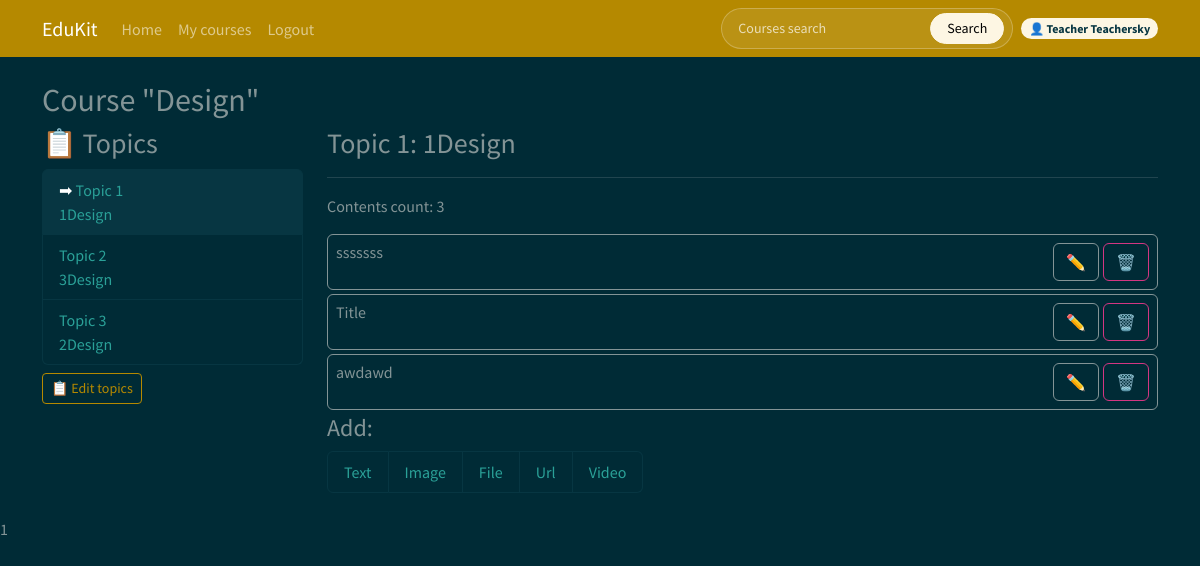
The app's page /course/module/9/ (signed in), older data.
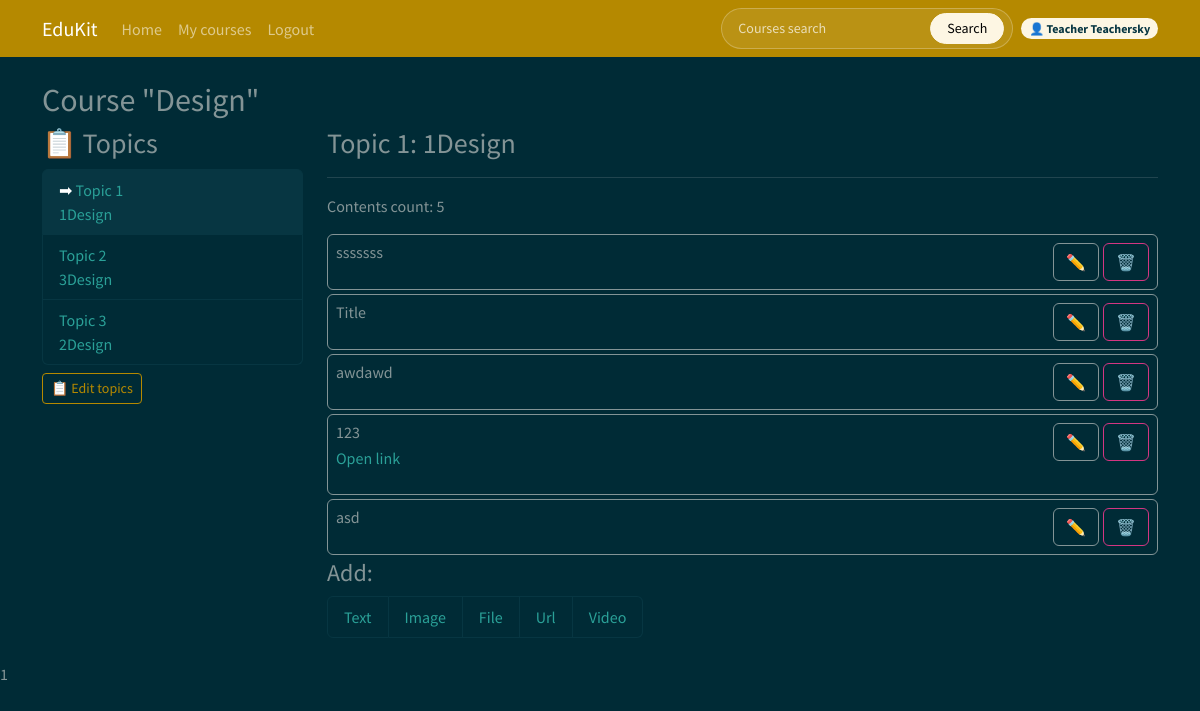
The same page, newer data.
### courses/models.py (models this page shows, shortened)
class Module(models.Model):
    course = models.ForeignKey(Course, related_name="modules", on_delete=models.CASCADE, verbose_name="Course")
    title = models.CharField(max_length=500, verbose_name="Title")
    description = models.TextField(blank=True, verbose_name="Description")
    order = OrderField(blank=True, for_fields=["course"])
    class Meta:
        verbose_name = "Topic"
        verbose_name_plural = "Topics"
        ordering = ["order"]

class Content(models.Model):
    module = models.ForeignKey(Module, related_name="contents", on_delete=models.CASCADE, verbose_name="Topic")
    content_type = models.ForeignKey(ContentType, on_delete=models.CASCADE, verbose_name="Content type", limit_choices_to={"model__in": ("text", "file", "image", "video", "url")})
    object_id = models.PositiveIntegerField()
    item = GenericForeignKey("content_type", "object_id")
    order = OrderField(blank=True, for_fields=["module"])
    class Meta:
        verbose_name = "Content"
        verbose_name_plural = "Content"
        ordering = ["order"]

class BaseContent(models.Model):
    owner = models.ForeignKey(User, related_name="%(class)s_related", on_delete=models.CASCADE, verbose_name="Author")
    title = models.CharField(max_length=500, verbose_name="Title")
    created = models.DateTimeField(auto_now_add=True)
    updated = models.DateTimeField(auto_now=True)
    class Meta:
        abstract = True
    def render(self):
        return render_to_string(
            f"courses/content/{self._meta.model_name}.html",
            {"item": self}
        )

class Text(BaseContent):
    body = models.TextField(verbose_name="Text")

class URL(BaseContent):
    url = models.URLField(verbose_name="Link")

class Video(BaseContent):
    url = models.URLField(verbose_name="Video")

### courses/views.py (the view)
# urls.py: path("module/<int:module_id>/", views.ModuleContentListView.as_view(), name="module_content_list"),
class ModuleContentListView(TemplateResponseMixin, View):
    template_name = "courses/manage/module/content_list.html"
    content_types = ["text", "image", "file", "url", "video"]
    def get(self, request, module_id):
        module = get_object_or_404(Module, id=module_id, course__owner=request.user)
        return self.render_to_response({
            "module": module,
            "content_types": self.content_types,
        })

### courses/templatetags/course.py (called while the page is built)
@register.filter
def model_name(object):
    try:
        return object._meta.model_name
    except AttributeError:
        return None

@register.filter(name="markdown")
def markdown_filter(text):
    return mark_safe(markdown.markdown(text))

@register.filter(name="has_group")
def has_group(user, group_name):
    return user.groups.filter(name=group_name).exists()

### courses/templates/courses/manage/module/content_list.html (shortened to what this page needs)
{% extends "base.html" %}
{% load course %}
{% block content %}
    {% with course=module.course %}
        <h2>
            Course "{{ course.title }}"
        </h2>
        <div class="row">
            <div class="col-3">
                <h3>
                    <a class="text-decoration-none" href="{% url "course_module_update" course.id %}">📋</a> Topics
                </h3>
                <ul id="modules" class="list-group">
                    {% for m in course.modules.all %}
                        <li draggable="true" class="list-group-item {% if m == module %} active {% endif %}" data-id="{{ m.id }}" {% if m == module %} class="selected" {% endif %}>
                            {% if m == module %} ➡ {% endif %}
                            <a class="text-decoration-none" href="{% url "module_content_list" m.id %}">
                                Topic <span class="order">{{ m.order|add:1 }}</span><br>
                                {{ m.title }}
                            </a>
                        </li>
                    {% empty %}
                        <li>No topics yet</li>
                    {% endfor %}
                </ul>
                <p class="mt-2">
                    <a class="text-decoration-none btn btn-outline-primary btn-sm" href="{% url "course_module_update" course.id %}">📋 Edit topics</a>
                </p>
            </div>
            <div id="module-contents" class="col-9">
                <h3>Topic {{ module.order|add:1 }}: {{ module.title }}</h3>
                <hr>
                <p>Contents count: {{ module.contents.all.count }}</p>
                {% for content in module.contents.all %}
                    <div draggable="true" class="content border border-1 p-2 mb-1 border border-1 border-secondary rounded d-flex justify-content-between align-items-start gap-2" style="cursor: grab;" data-id="{{ content.id }}">
                        {% with item=content.item %}
                            <div>
                                <h6 class="mb-1">{{ item.title }}</h6>
                                <span>{{ item.render }}</span>
                            </div>
                                <div class="d-flex align-items-center flex-nowrap gap-1">
                                    <a class="btn btn-outline-secondary" href="{% url "module_content_update" module.id item|model_name item.id %}">✏️</a>
                                    <form action="{% url "module_content_delete" content.id %}" class="text-decoration-none" method="post">
                                        <input class="btn btn-outline-danger" type="submit" value="🗑️">
                                    </form>
                                </div>
                        {% endwith %}
                    </div>
                {% empty %}
                    <p>No content yet</p>
                {% endfor %}
                <h4>Add: </h4>
                <ul class="list-group list-group-horizontal">
                    {% for content in content_types %}
                        <li class="list-group-item">
                            <a class="text-decoration-none" href="{% url "module_content_create" module.id content %}">{{ content|capfirst }}</a>
                        </li>
                    {% endfor %}
                </ul>
            </div>
        </div>
    {% endwith %}
{% endblock content %}
{% block include_js %}
    1
{% endblock include_js %}

### courses/templates/courses/content/url.html
<p>
    <a class="text-decoration-none" href="{{ item.url }}" target="_blank">Open link</a>
</p>

Row changes from the older to the newer data that the page shows:
computed for Module "1Design": contents.all.count "3" → "5"
added Content: item "123"
added Content: item "asd"
